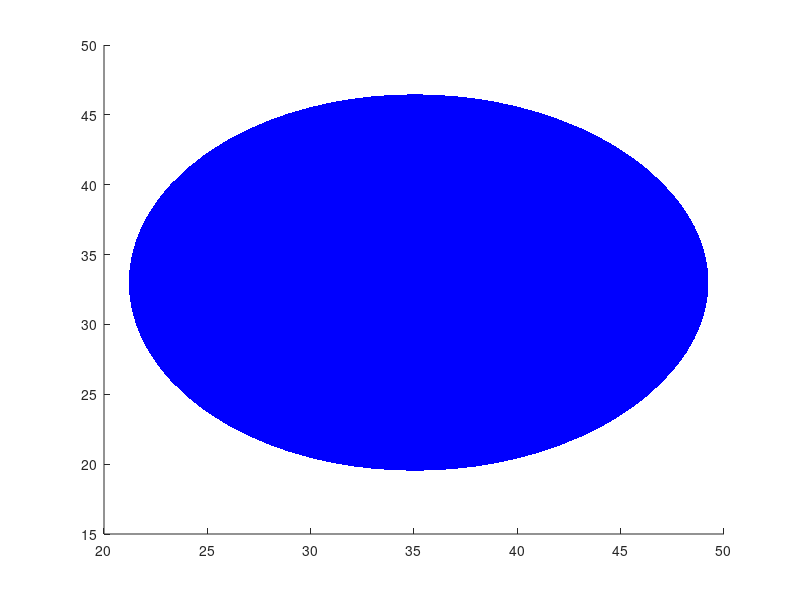

MATLAB code to generate this figure: (Note: this script raises an error after producing the figure.)
%% Use of graphics
% To demonstrate the powerful graphics that can be created with Matlab, I will create
% a simple figure; a funny character with eyes, mouth and an tongue which resembles a
% small phagocyte, that is, a white blood cell whose task is to ingest foreign
% elements that invade multicellular organisms (if you are curious about these cells,
% the impact in human health and TONS of Matlab code, visit
% http://www.phagosight.org)

%% Create a reference
% The first step in many problems is to have a reference, in this case, we will
% create a coordinate system in X and Y with the function meshgrid like this

[xx,yy]=meshgrid(1:64,(1:64)');

%%
% This command creates two matrices, 'xx' and 'yy' which have different orientations and
% vary from 1 to 64 linearly. We can look at the elements of each matrix like this,
% first  'xx':
xx(1:8,1:8)

%%
% Now  'yy':
yy(1:8,1:8)

%% 
% Another way to look at the data is to display it. We can use 'imagesc' to show the
% data, we can display each matrix separately or we can concatenate it in a single
% matrix to see both matrices at once:

imagesc([xx yy])

%% Create a sphere
% With the coordinate reference we can proceed to create the initial figures of our
% project. First we will create a three-dimensional matrix that will serve as a
% container for our example:

data= zeros(64,64,64);

%% 
% The first object that we will create will be a sphere for which we will define a
% radius:

radius1= 15;

%% 
% There are several ways to handle the vertical (z) dimension. A simple one is to
% loop over this dimension for every slice of a volume. To do this we will use a
% 'for' loop. Then, for every level we will use the value of the level (k) as a
% parameter to define the data at that particular level. We then use the equation of
% a sphere to define the values that will increase from the centroid. Later on, we
% will use thresholds to define surfaces:

for k=1:64
    data_level      = sqrt((k-33).^2+(xx-33).^2+(yy-33).^2);
    data2_level     = sqrt((k-21).^2+(xx-49).^2+(yy-33).^2);
    data2_level     = 13-data2_level+min(data2_level(:));
    data(:,:,k)     = data_level-data2_level/4;
end

%%
% We can visualise the data so far by displaying one slice of the data:

imagesc(data(:,:,23))

%% Create a mouth
% Since a plain sphere would be rather boring, we can create what will become a
% 'mouth' by modifying the values. In this case, we can create a horizontal cylinder
% that will hollow the sphere:
mouth= zeros(64,64,64);
for k=1:64
    mouth_level  = sqrt((k-25).^2.1+(xx-45).^2);
    mouth(:,:,k) = (mouth_level);
end

%%
% Again we can visualise one slice of the data of what will create the mouth:

imagesc( mouth(:,:,30))
%% Create eyes
% The eyes will be formed by two smaller spheres. Same procedure, equation of a
% sphere with different centroids.
eyes1 = zeros(64,64,64);
eyes2 = zeros(64,64,64);
for k=1:64
    eyes_level1  = sqrt((k-40).^2+(xx-43).^2+(yy-33+8).^2);
    eyes_level2  = sqrt((k-40).^2+(xx-43).^2+(yy-33-8).^2);
    eyes1(:,:,k) = (eyes_level1);
    eyes2(:,:,k) = (eyes_level2);    
end
%%
% Again we can visualise one slice of the data of what will create the eyes:

imagesc(eyes1(:,:,41))
%% Create pupils
% The pupils are again small spheres:

pupils1 = zeros(64,64,64);
pupils2 = zeros(64,64,64);
for k=1:64
    pupils_level1  = sqrt((k-40).^2+(xx-45).^2+(yy-33+8.3).^2);
    pupils_level2  = sqrt((k-40).^2+(xx-45).^2+(yy-33-8.3).^2);
    pupils1(:,:,k) = (pupils_level1);
    pupils2(:,:,k) = (pupils_level2);    
end

%% Create tongue
% Our figure would not be complete without a tongue! So that is created with the
% equation of an ellipse:
tongue= 50*ones(64,64,64);
for k=12:26
    tongue_level  = sqrt((k-21).^2+(xx-40-(9-k/3)).^4+(yy-33).^2);
    tongue(:,:,k) = (tongue_level);
end

%% Create figure
% The data is complete now, however nothing has been displayed. To create our figure
% we will use two very important commands that are used to create surfaces. The first
% one is 'isosurface' which finds surfaces around data, and to do this, it finds
% regions of equal value. You can think of this as the contours that appear in
% topographical maps which move along positions of constant altitude. The second
% command is 'patch' that creates the patches that will form the surfaces. Read the
% help pages of this commands for more information.

%%
% Let's now create the figure, first we clear the figure that we last used and
% display the first surface, which will correspond to the body. Notice how we combine
% the data of the first sphere and the mouth.
clf
p1=patch(isosurface(data+29.282*(mouth<6),13));

%%
% Let's arrange the way that the surface is displayed by changing the colours the
% lighting. Experiment by adding these commands one by one or changing its values.
set(p1,'FaceColor','b','EdgeColor','none');
lighting phong
camlight
view(0,0)

%%
% Now let's add all the other elements

p2=patch(isosurface(eyes1,4.2));
p3=patch(isosurface(eyes2,4.2));
set(p2,'FaceColor','w','EdgeColor','none');
set(p3,'FaceColor','w','EdgeColor','none');

%%

p4=patch(isosurface(pupils1,3));
p5=patch(isosurface(pupils2,3));
set(p4,'FaceColor','k','EdgeColor','none');
set(p5,'FaceColor','k','EdgeColor','none');

%%
p6=patch(isosurface(tongue,6));
set(p6,'FaceColor','r','EdgeColor','none');
%%
view(25,12)
camlight left

%% Rotate around the figure
for k=25:10:500
    view(k,12)
    drawnow;
    pause(0.1)
end

%%
% You can now experiment with position, cameras, lights, etc. Open the camera
% toolbar, under the menu VIEW > CAMERA TOOLBAR. Play with the settings and then
% create your own graphics!

